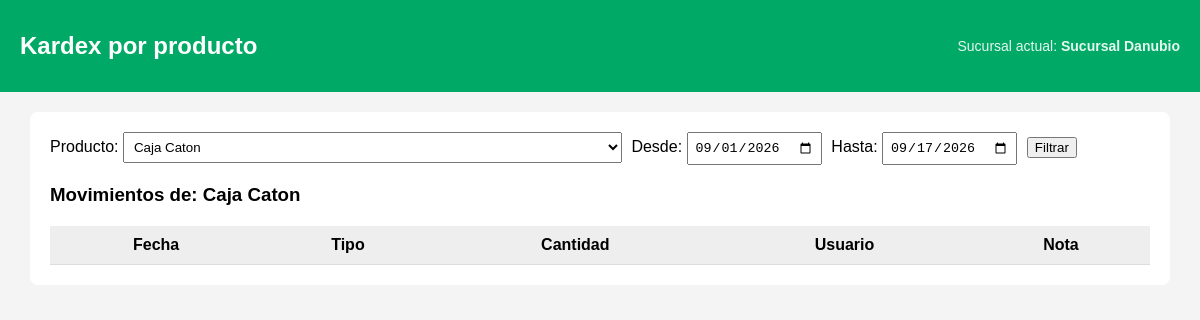
Before: /admin/kardex.php?product_id=1216 (signed in) with the older database file.
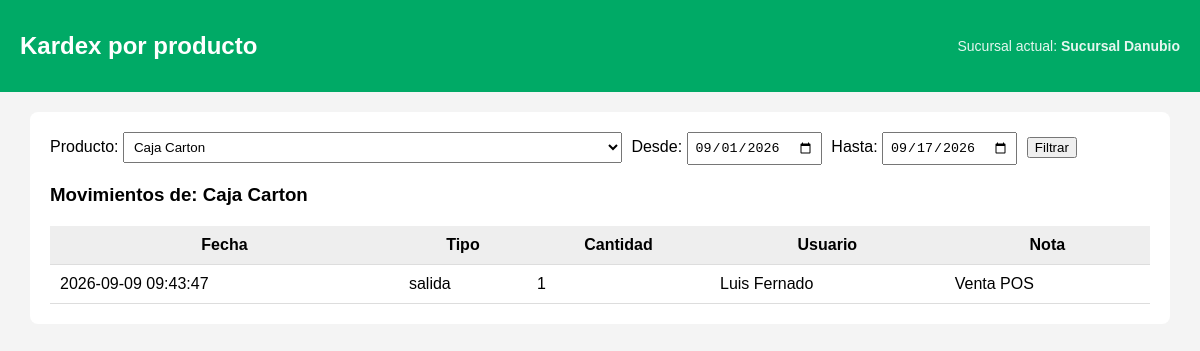
After: the same page with the newer database file.
### tables this page shows
CREATE TABLE `products` (
  `id` int(11) NOT NULL,
  `category_id` int(11) DEFAULT NULL,
  `subcategory_id` int(11) DEFAULT NULL,
  `sku` int(11) NOT NULL,
  `image` varchar(255) DEFAULT NULL,
  `name` varchar(200) NOT NULL,
  `description` text DEFAULT NULL,
  `price` decimal(10,2) NOT NULL DEFAULT 0.00,
  `min_quantity` int(11) DEFAULT 0,
  `cost` decimal(10,2) NOT NULL DEFAULT 0.00,
  `tax_percent` decimal(5,2) DEFAULT 0.00,
  `active` tinyint(1) DEFAULT 1,
  `created_at` timestamp NOT NULL DEFAULT current_timestamp(),
  `cost_initial` decimal(12,2) DEFAULT 0.00,
  `packaging_type` varchar(50) DEFAULT 'unidad',
  `packaging_qty` int(11) DEFAULT 1,
  `iva_percent` decimal(5,2) DEFAULT 0.00,
  `margin_percent` decimal(5,2) DEFAULT 0.00,
  `price_unit` decimal(12,2) DEFAULT 0.00,
  `stock` int(11) DEFAULT 0,
  `rounding_enabled` tinyint(1) NOT NULL DEFAULT 1
);

### admin/kardex.php (the view, shortened to what this page needs)
<?php
$pdo = DB::getConnection();
$currentBranchId   = $_SESSION['branch_id']   ?? null;
$currentBranchName = $_SESSION['branch_name'] ?? null;
$productId = intval($_GET['product_id'] ?? 0);
$start     = $_GET['start'] ?? date('Y-m-01');
$end       = $_GET['end']   ?? date('Y-m-d');
$products = $pdo->query("
    SELECT id, name FROM products WHERE active = 1 ORDER BY name
")->fetchAll(PDO::FETCH_ASSOC);
$movements = [];
$currentProductName = "";
if ($productId > 0) {
    $stmt = $pdo->prepare("SELECT name FROM products WHERE id=?");
    $stmt->execute([$productId]);
    $currentProductName = $stmt->fetchColumn();
    $stmt = $pdo->prepare("
        SELECT
            m.id,
            m.type,
            m.quantity,
            m.note,
            m.created_at,
            u.name AS user_name
        FROM inventory_movements m
        JOIN users u ON u.id = m.user_id
        WHERE m.product_id = ?
          AND m.branch_id  = ?
          AND DATE(m.created_at) BETWEEN ? AND ?
        ORDER BY m.created_at ASC, m.id ASC
    ");
    $stmt->execute([$productId, $currentBranchId, $start, $end]);
    $movements = $stmt->fetchAll(PDO::FETCH_ASSOC);
}
?>
<!DOCTYPE html>
<html lang="es">
<head>
</head>
<body>
<header>
    <h2>Kardex por producto</h2>
    <div class="branch">Sucursal actual: <strong><?= htmlspecialchars($currentBranchName) ?></strong></div>
</header>
<div class="container">
<form method="GET" action="kardex.php">
    <label>Producto:</label>
    <select name="product_id" required>
        <?php foreach ($products as $p): ?>
            <option value="<?= $p['id'] ?>" <?= $p['id'] == $productId ? 'selected' : '' ?>>
                <?= htmlspecialchars($p['name']) ?>
            </option>
        <?php endforeach; ?>
    </select>
    <label>Desde:</label>
    <input type="date" name="start" value="<?= $start ?>">
    <label>Hasta:</label>
    <input type="date" name="end" value="<?= $end ?>">
    <button type="submit">Filtrar</button>
</form>
<?php if ($productId && $currentProductName): ?>
    <h3>Movimientos de: <?= htmlspecialchars($currentProductName) ?></h3>
    <table>
        <thead>
            <tr>
                <th>Fecha</th>
                <th>Tipo</th>
                <th>Cantidad</th>
                <th>Usuario</th>
                <th>Nota</th>
            </tr>
        </thead>
        <tbody>
            <?php foreach ($movements as $m): ?>
            <tr>
                <td><?= $m['created_at'] ?></td>
                <td><?= htmlspecialchars($m['type']) ?></td>
                <td><?= (int)$m['quantity'] ?></td>
                <td><?= htmlspecialchars($m['user_name']) ?></td>
                <td><?= htmlspecialchars($m['note']) ?></td>
            </tr>
            <?php endforeach; ?>
        </tbody>
    </table>
<?php endif; ?>
</div>
</body>
</html>

Changed rows visible on the page:
changed products: name "Caja Caton" → "Caja Carton"
Other visible differences:
form field product_id: "Caja Caton" → "Caja Carton"
new list line: "2026-09-09 09:43:47 salida 1 Luis Fernado Venta POS"
